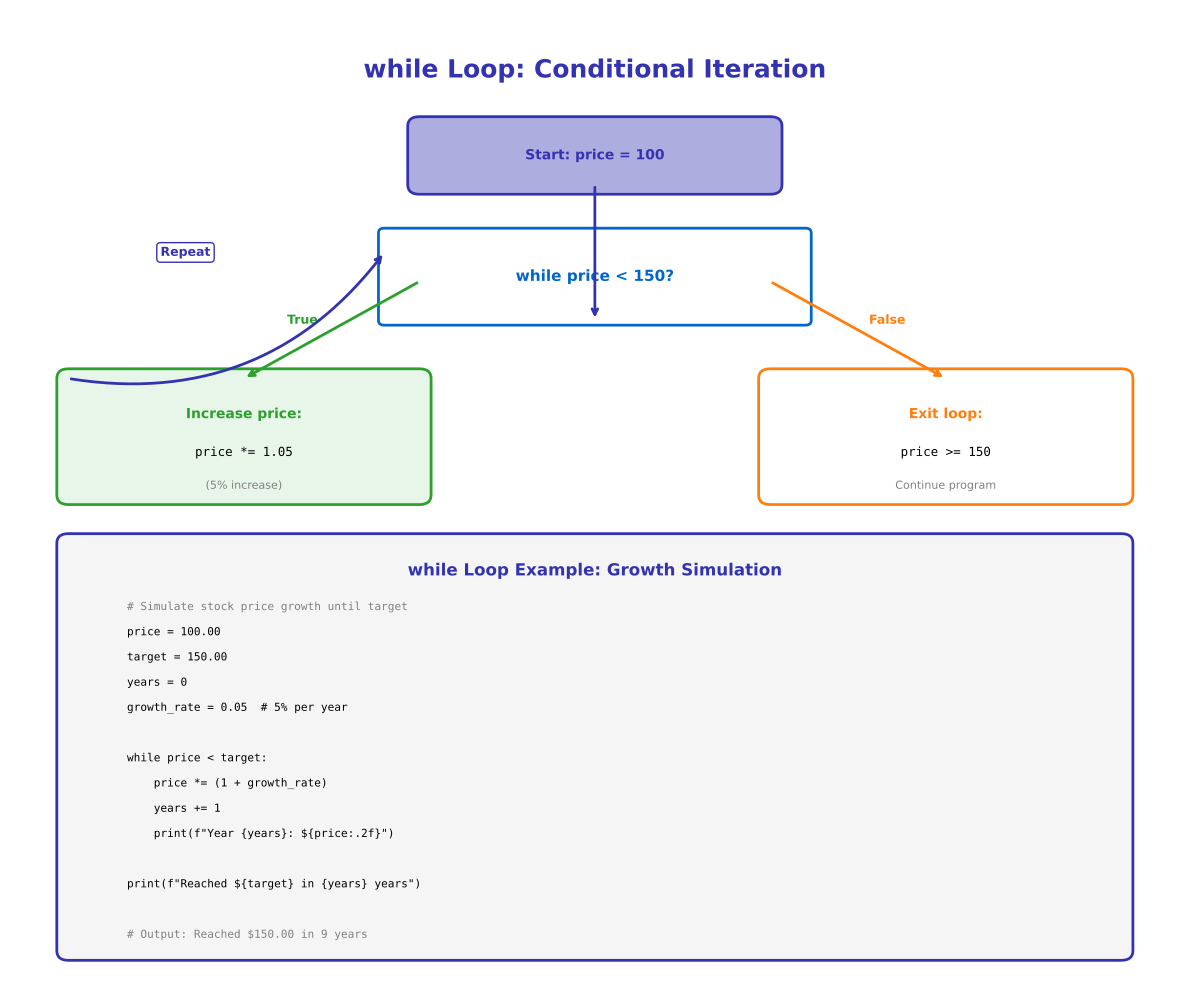

The script that saved this image:
"""Generated chart with course color palette"""
import matplotlib.pyplot as plt
import matplotlib.patches as patches
from matplotlib.patches import FancyBboxPatch, Rectangle, Circle, FancyArrowPatch, Wedge
import numpy as np
import pandas as pd
import seaborn as sns
from pathlib import Path

# Standard matplotlib configuration
plt.rcParams.update({
    'font.size': 10,
    'axes.labelsize': 10,
    'axes.titlesize': 11,
    'xtick.labelsize': 9,
    'ytick.labelsize': 9,
    'legend.fontsize': 9,
    'figure.figsize': (10, 6),
    'figure.dpi': 150
})

# Course colors
MLPURPLE = '#3333B2'
MLLAVENDER = '#ADADE0'
MLBLUE = '#0066CC'
MLORANGE = '#FF7F0E'
MLGREEN = '#2CA02C'
MLRED = '#D62728'

# Map old colors to course colors
COLOR_PRIMARY = MLPURPLE
COLOR_SECONDARY = MLPURPLE
COLOR_ACCENT = MLBLUE
COLOR_LIGHT = MLLAVENDER
COLOR_GREEN = MLGREEN
COLOR_ORANGE = MLORANGE
COLOR_RED = MLRED


fig, ax = plt.subplots(figsize=(12, 10))
ax.set_xlim(0, 10)
ax.set_ylim(0, 10)
ax.axis('off')

ax.text(5, 9.5, 'while Loop: Conditional Iteration', ha='center', va='top',
        fontsize=18, fontweight='bold', color=COLOR_SECONDARY)

# Flowchart
start_box = FancyBboxPatch((3.5, 8.2), 3, 0.6, boxstyle="round,pad=0.1",
                           edgecolor=COLOR_PRIMARY, facecolor=COLOR_LIGHT, linewidth=2)
ax.add_patch(start_box)
ax.text(5, 8.5, 'Start: price = 100', ha='center', va='center',
        fontsize=10, fontweight='bold', color=COLOR_SECONDARY)

# Condition
cond_box = FancyBboxPatch((3.2, 6.8), 3.6, 0.9, boxstyle="round,pad=0.05",
                          edgecolor=COLOR_ACCENT, facecolor='white', linewidth=2)
ax.add_patch(cond_box)
ax.text(5, 7.25, 'while price < 150?', ha='center', va='center',
        fontsize=11, fontweight='bold', color=COLOR_ACCENT)

# Loop body
loop_body = FancyBboxPatch((0.5, 5.0), 3, 1.2, boxstyle="round,pad=0.1",
                           edgecolor=COLOR_GREEN, facecolor='#E8F5E9', linewidth=2)
ax.add_patch(loop_body)
ax.text(2, 5.9, 'Increase price:', ha='center', va='top',
        fontsize=10, fontweight='bold', color=COLOR_GREEN)
ax.text(2, 5.5, 'price *= 1.05', ha='center', va='top',
        fontsize=9, family='monospace', color='black')
ax.text(2, 5.15, '(5% increase)', ha='center', va='top',
        fontsize=8, color='#808080')

# Exit
exit_box = FancyBboxPatch((6.5, 5.0), 3, 1.2, boxstyle="round,pad=0.1",
                          edgecolor=COLOR_ORANGE, facecolor='white', linewidth=2)
ax.add_patch(exit_box)
ax.text(8, 5.9, 'Exit loop:', ha='center', va='top',
        fontsize=10, fontweight='bold', color=COLOR_ORANGE)
ax.text(8, 5.5, 'price >= 150', ha='center', va='top',
        fontsize=9, family='monospace', color='black')
ax.text(8, 5.15, 'Continue program', ha='center', va='top',
        fontsize=8, color='#808080')

# Arrows
ax.annotate('', xy=(5, 6.8), xytext=(5, 8.2),
            arrowprops=dict(arrowstyle='->', color=COLOR_SECONDARY, lw=2))

ax.annotate('', xy=(2, 6.2), xytext=(3.5, 7.2),
            arrowprops=dict(arrowstyle='->', color=COLOR_GREEN, lw=2))
ax.text(2.5, 6.8, 'True', ha='center', va='center',
        fontsize=9, color=COLOR_GREEN, fontweight='bold')

ax.annotate('', xy=(8, 6.2), xytext=(6.5, 7.2),
            arrowprops=dict(arrowstyle='->', color=COLOR_ORANGE, lw=2))
ax.text(7.5, 6.8, 'False', ha='center', va='center',
        fontsize=9, color=COLOR_ORANGE, fontweight='bold')

# Loop back arrow
ax.annotate('', xy=(3.2, 7.5), xytext=(0.5, 6.2),
            arrowprops=dict(arrowstyle='->', color=COLOR_PRIMARY, lw=2,
                          connectionstyle='arc3,rad=0.3'))
ax.text(1.5, 7.5, 'Repeat', ha='center', va='center',
        fontsize=9, color=COLOR_PRIMARY, fontweight='bold',
        bbox=dict(boxstyle='round,pad=0.3', facecolor='white', edgecolor=COLOR_PRIMARY))

# Code example
code_box = FancyBboxPatch((0.5, 0.3), 9, 4.2, boxstyle="round,pad=0.1",
                          edgecolor=COLOR_SECONDARY, facecolor='#F5F5F5', linewidth=2)
ax.add_patch(code_box)
ax.text(5, 4.3, 'while Loop Example: Growth Simulation', ha='center', va='top',
        fontsize=12, fontweight='bold', color=COLOR_SECONDARY)

code_lines = [
    '# Simulate stock price growth until target',
    'price = 100.00',
    'target = 150.00',
    'years = 0',
    'growth_rate = 0.05  # 5% per year',
    '',
    'while price < target:',
    '    price *= (1 + growth_rate)',
    '    years += 1',
    '    print(f"Year {years}: ${price:.2f}")',
    '',
    'print(f"Reached ${target} in {years} years")',
    '',
    '# Output: Reached $150.00 in 9 years',
]

y_pos = 3.9
for line in code_lines:
    if line.startswith('#'):
        color = '#808080'
    else:
        color = 'black'
    ax.text(1, y_pos, line, ha='left', va='top',
            fontsize=8, family='monospace', color=color)
    y_pos -= 0.26

plt.tight_layout()
plt.savefig('chart.pdf', dpi=300, bbox_inches='tight')
plt.close()
# For brevity, I'll create simplified versions of remaining charts
